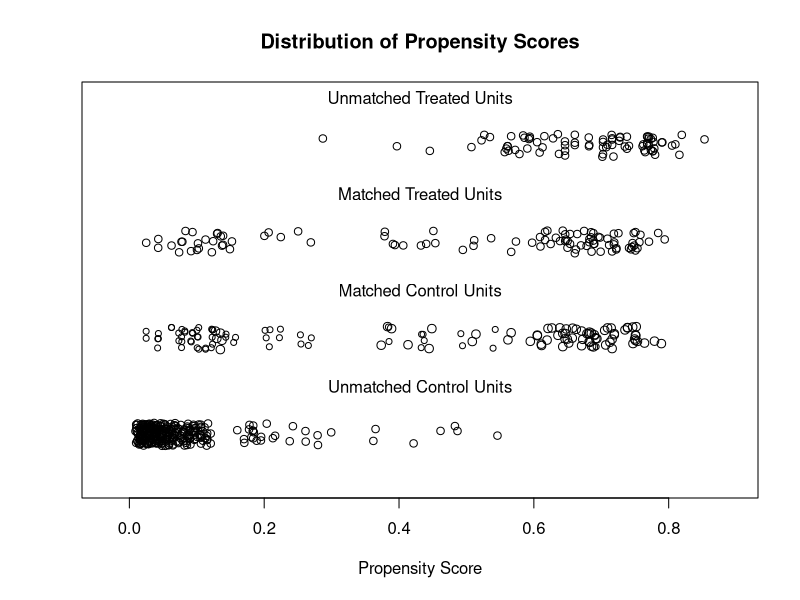
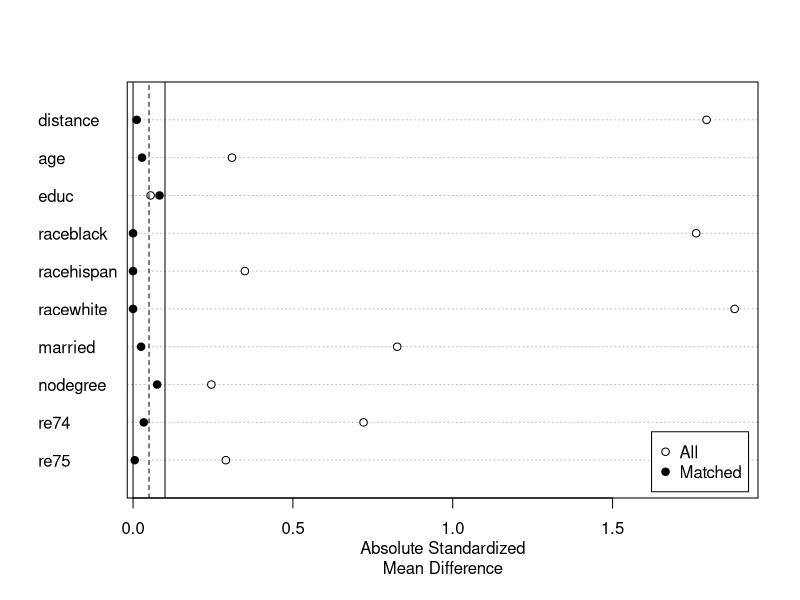

R code for these plots, in order:
## ---- chunk 1
knitr::opts_chunk$set(
  collapse = FALSE,
  warning = FALSE,
  message = FALSE,
  tidy = FALSE,
  fig.align='center',
  comment = "#>",
  fig.path = "inst/figures/README-",
  R.options = list(width = 200)
)
## ---- chunk 2
library("MatchIt")
data("lalonde", package = "MatchIt")

#Nearest neighbor PS matching with replacement and a caliper
m.out <- matchit(treat ~ age + educ + race + married + nodegree + re74 + re75, 
                 data = lalonde, ratio = 2, caliper = .025)
## ---- chunk 3
m.out
## ---- chunk 4
#Checking for PS overlap
plot(m.out, type = "jitter", interactive = FALSE)
## ---- chunk 5
#Checking balance before and after matching:
summary(m.out)
## ---- chunk 6
#Plot balance
plot(summary(m.out))
